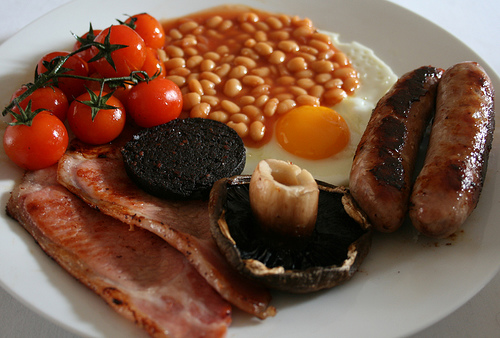
#> input picture segmentation/a2.jpg, 500 x 338 px
$ jupyter execute K-means.ipynb   (shell and % lines are left out)
#> lines starting #> are read from the running program, lines starting #| are printed output that depends on the picture
## Environment

I am using Ubuntu 18.04.1 LTS and Anaconda to create environments

1.Create the environment from the environment.yml file:

conda env create -f environment.yml

2.To use the spec file to create an identical environment on the same machine or another machine:

conda create --name myenv --file spec-file.txt

# K-means Clustering

K-means clustering aims to partition n observations into k clusters in which each observation belongs to the cluster with the nearest mean, serving as a prototype of the cluster.
This results in a partitioning of the data space into Voronoi cells.

### Import resources and display image

[cell 1]
import numpy as np
import matplotlib.pyplot as plt
import cv2
from io import BytesIO
import PIL
from IPython.display import display, Image

image = cv2.imread('a2.jpg')
#> image is the input picture: shape (338, 500, 3); mean B, G, R 68, 87.2, 122.9

# Change color to HSV (from BGR)
image = cv2.cvtColor(image, cv2.COLOR_RGB2BGR)

plt.imshow(image)
#> (this line was passed over: IPython is not available in this run)

[cell 2]
def display_img_array(ima):
    im = PIL.Image.fromarray(ima)
    bio = BytesIO()
    im.save(bio, format='png')
    display(Image(bio.getvalue(), format='png'))

### Prepare data for k-means

[cell 3]
# Reshape image into a 2D array of pixels and 3 color values
pixel_vals = image.reshape((-1,3))

# Convert to float type
pixel_vals = np.float32(pixel_vals)

### Implement k-means clustering

[cell 4]
criteria = (cv2.TERM_CRITERIA_EPS + cv2.TERM_CRITERIA_MAX_ITER, 200, 2)


# then perform k-means clustering
k = 4
retval, labels, centers = cv2.kmeans(pixel_vals, k, None, criteria, 14, cv2.KMEANS_RANDOM_CENTERS)
#> retval = 282653568.1; centers = [[138.4, 62.43, 28.06], [197.6, 199.5, 198.8], [153, 132.2, 111], [45.57, 22.85, 12.7]]

# convert data into 8-bit values
centers = np.uint8(centers)
#> centers = [[138, 62, 28], [197, 199, 198], [153, 132, 110], [45, 22, 12]]
segmented_data = centers[labels.flatten()]

# reshape data into the original image dimensions
segmented_image = segmented_data.reshape((image.shape))
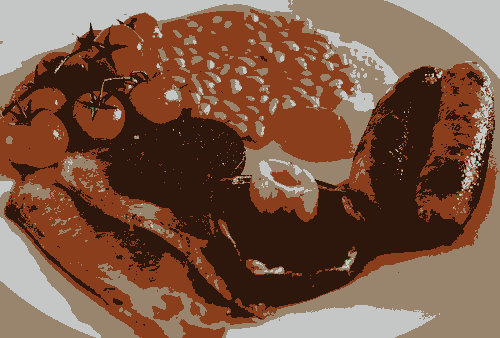
#> segmented_image: shape (338, 500, 3); mean R, G, B 122.5, 86.7, 67.4
labels_reshape = labels.reshape(image.shape[0], image.shape[1])
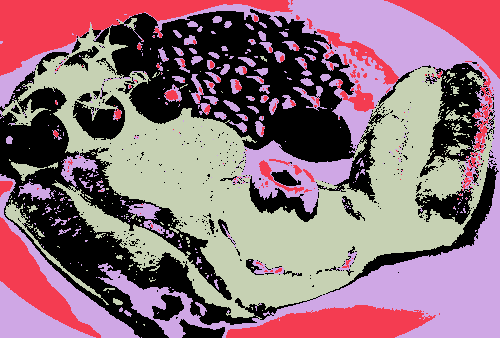
#> labels_reshape: shape (338, 500) int32; 4 distinct labels, from 0 to 3; one colour per label, 0 black

copyCluster= labels_reshape

plt.imshow(segmented_image)
#> (this line was passed over: IPython is not available in this run)

[cell 5]
plt.imshow(labels_reshape==1, cmap='gray')
#> (this line was passed over: IPython is not available in this run)

[cell 6]
#mask an image segment by cluster


masked_beans = np.copy(image)
# turn the mask red!
masked_beans[copyCluster == 0] = [255, 0, 0]
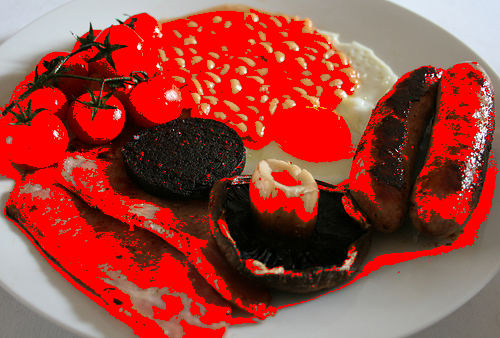
#> masked_beans: shape (338, 500, 3); mean R, G, B 159.5, 67.6, 59.1

plt.imshow(masked_beans)
#> (this line was passed over: IPython is not available in this run)

[cell 7]
# mask an image segment by cluster

masked_image2 = np.copy(image)
# turn the mask blue!
masked_image2[copyCluster == 1] = [0, 0, 255]
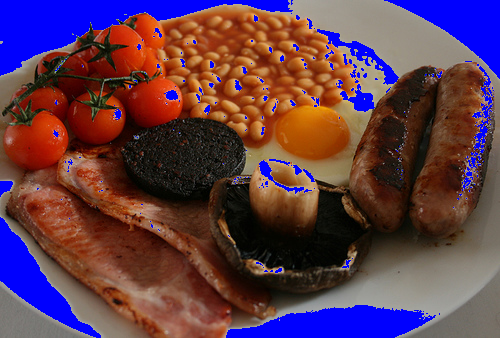
#> masked_image2: shape (338, 500, 3); mean R, G, B 95.7, 59.9, 75.7

plt.imshow(masked_image2)
#> (this line was passed over: IPython is not available in this run)

[cell 8]
# mask an image segment by cluster

masked_image3 = np.copy(image)
# turn the mask green!
masked_image3[copyCluster == 2] = [0, 255, 0]
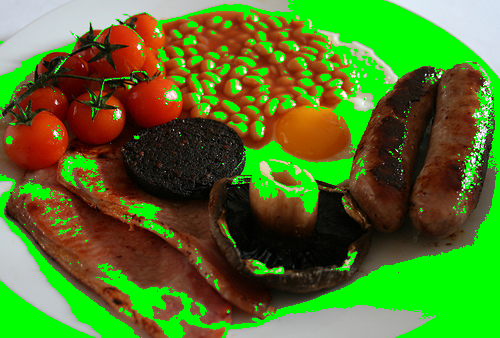
#> masked_image3: shape (338, 500, 3); mean R, G, B 84.1, 118.3, 39.9

plt.imshow(masked_image3)
#> (this line was passed over: IPython is not available in this run)

## HSV Color Space

In this part i search a range of one color in image and i create a mask, and use it to crop, or to filter an image

[cell 9]

# Read in the image
image = cv2.imread('a1.jpg')
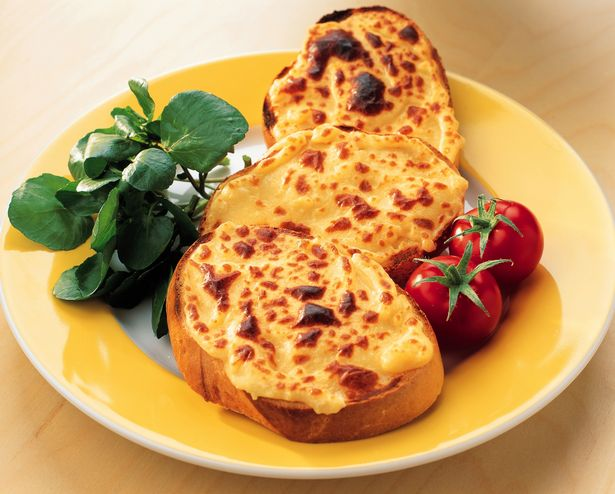
#> input picture segmentation/a1.jpg, 615 x 494 px
#> image is the input picture: shape (494, 615, 3); mean B, G, R 93.9, 154.2, 198.9

# Change color to RGB (from BGR)
image = cv2.cvtColor(image, cv2.COLOR_BGR2RGB)

plt.imshow(image)
#> (this line was passed over: IPython is not available in this run)
